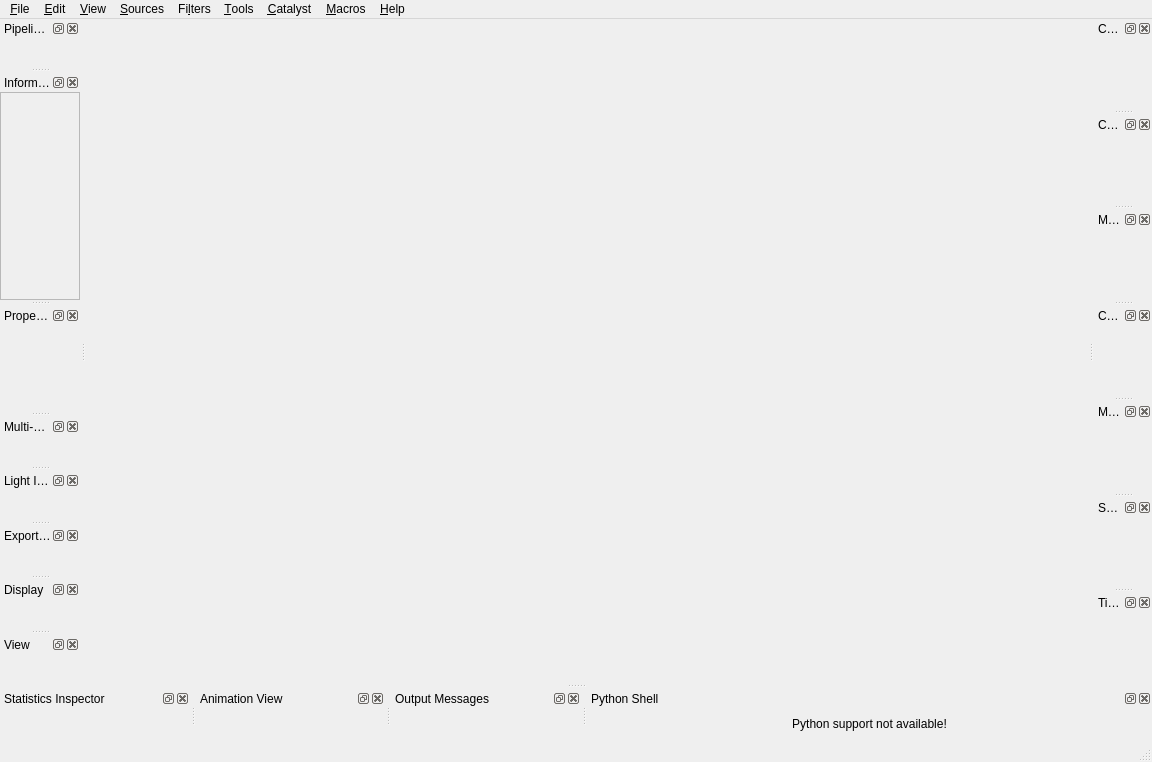
<?xml version="1.0" encoding="UTF-8"?>
<ui version="4.0">
 <class>pqClientMainWindow</class>
 <widget class="QMainWindow" name="pqClientMainWindow">
  <property name="geometry">
   <rect>
    <x>0</x>
    <y>0</y>
    <width>1152</width>
    <height>762</height>
   </rect>
  </property>
  <property name="acceptDrops">
   <bool>true</bool>
  </property>
  <property name="windowTitle">
   <string>MainWindow</string>
  </property>
  <property name="windowIcon">
   <iconset resource="../../Qt/Components/Resources/pqComponents.qrc">
    <normaloff>:/pqWidgets/Icons/pvIcon512.png</normaloff>:/pqWidgets/Icons/pvIcon512.png</iconset>
  </property>
  <widget class="QWidget" name="centralwidget">
   <layout class="QGridLayout" name="gridLayout">
    <property name="leftMargin">
     <number>0</number>
    </property>
    <property name="topMargin">
     <number>0</number>
    </property>
    <property name="rightMargin">
     <number>0</number>
    </property>
    <property name="bottomMargin">
     <number>0</number>
    </property>
    <item row="0" column="0">
     <widget class="pqTabbedMultiViewWidget" name="MultiViewWidget" native="true"/>
    </item>
   </layout>
  </widget>
  <widget class="QMenuBar" name="menubar">
   <property name="geometry">
    <rect>
     <x>0</x>
     <y>0</y>
     <width>1152</width>
     <height>25</height>
    </rect>
   </property>
   <widget class="QMenu" name="menu_File">
    <property name="title">
     <string>&amp;File</string>
    </property>
   </widget>
   <widget class="QMenu" name="menuSources">
    <property name="title">
     <string>&amp;Sources</string>
    </property>
   </widget>
   <widget class="QMenu" name="menuFilters">
    <property name="title">
     <string>Fi&amp;lters</string>
    </property>
   </widget>
   <widget class="QMenu" name="menu_Edit">
    <property name="title">
     <string>&amp;Edit</string>
    </property>
   </widget>
   <widget class="QMenu" name="menu_View">
    <property name="title">
     <string>&amp;View</string>
    </property>
   </widget>
   <widget class="QMenu" name="menuTools">
    <property name="title">
     <string>&amp;Tools</string>
    </property>
   </widget>
   <widget class="QMenu" name="menu_Help">
    <property name="title">
     <string>&amp;Help</string>
    </property>
   </widget>
   <widget class="QMenu" name="menu_Macros">
    <property name="title">
     <string>&amp;Macros</string>
    </property>
   </widget>
   <widget class="QMenu" name="menu_Catalyst">
    <property name="title">
     <string>&amp;Catalyst</string>
    </property>
   </widget>
   <addaction name="menu_File"/>
   <addaction name="menu_Edit"/>
   <addaction name="menu_View"/>
   <addaction name="menuSources"/>
   <addaction name="menuFilters"/>
   <addaction name="menuTools"/>
   <addaction name="menu_Catalyst"/>
   <addaction name="menu_Macros"/>
   <addaction name="menu_Help"/>
  </widget>
  <widget class="pqStatusBar" name="statusbar"/>
  <widget class="QDockWidget" name="pipelineBrowserDock">
   <property name="allowedAreas">
    <set>Qt::LeftDockWidgetArea|Qt::RightDockWidgetArea</set>
   </property>
   <property name="windowTitle">
    <string>Pipeline Browser</string>
   </property>
   <attribute name="dockWidgetArea">
    <number>1</number>
   </attribute>
   <widget class="pqPipelineBrowserWidget" name="pipelineBrowser">
    <property name="contextMenuPolicy">
     <enum>Qt::DefaultContextMenu</enum>
    </property>
   </widget>
  </widget>
  <widget class="QDockWidget" name="statisticsDock">
   <property name="allowedAreas">
    <set>Qt::BottomDockWidgetArea|Qt::LeftDockWidgetArea|Qt::RightDockWidgetArea</set>
   </property>
   <property name="windowTitle">
    <string>Statistics Inspector</string>
   </property>
   <attribute name="dockWidgetArea">
    <number>8</number>
   </attribute>
   <widget class="pqDataInformationWidget" name="statisticsView"/>
  </widget>
  <widget class="QDockWidget" name="animationViewDock">
   <property name="windowTitle">
    <string>Animation View</string>
   </property>
   <attribute name="dockWidgetArea">
    <number>8</number>
   </attribute>
   <widget class="pqPVAnimationWidget" name="animationView"/>
  </widget>
  <widget class="QDockWidget" name="comparativePanelDock">
   <property name="allowedAreas">
    <set>Qt::LeftDockWidgetArea|Qt::RightDockWidgetArea</set>
   </property>
   <property name="windowTitle">
    <string>Comparative View Inspector</string>
   </property>
   <attribute name="dockWidgetArea">
    <number>2</number>
   </attribute>
   <widget class="pqComparativeVisPanel" name="comparativeVisPanel"/>
  </widget>
  <widget class="QDockWidget" name="collaborationPanelDock">
   <property name="allowedAreas">
    <set>Qt::LeftDockWidgetArea|Qt::RightDockWidgetArea</set>
   </property>
   <property name="windowTitle">
    <string>Collaboration Panel</string>
   </property>
   <attribute name="dockWidgetArea">
    <number>2</number>
   </attribute>
   <widget class="pqCollaborationPanel" name="collaborationPanel"/>
  </widget>
  <widget class="QDockWidget" name="informationDock">
   <property name="allowedAreas">
    <set>Qt::LeftDockWidgetArea|Qt::RightDockWidgetArea</set>
   </property>
   <property name="windowTitle">
    <string>Information</string>
   </property>
   <attribute name="dockWidgetArea">
    <number>1</number>
   </attribute>
   <widget class="QWidget" name="informationWidgetFrame">
    <layout class="QVBoxLayout" name="verticalLayout_2">
     <property name="spacing">
      <number>0</number>
     </property>
     <property name="leftMargin">
      <number>0</number>
     </property>
     <property name="topMargin">
      <number>0</number>
     </property>
     <property name="rightMargin">
      <number>0</number>
     </property>
     <property name="bottomMargin">
      <number>0</number>
     </property>
     <item>
      <widget class="QScrollArea" name="informationScrollArea">
       <property name="widgetResizable">
        <bool>true</bool>
       </property>
       <widget class="pqProxyInformationWidget" name="informationWidget">
        <property name="geometry">
         <rect>
          <x>0</x>
          <y>0</y>
          <width>78</width>
          <height>154</height>
         </rect>
        </property>
       </widget>
      </widget>
     </item>
    </layout>
   </widget>
  </widget>
  <widget class="QDockWidget" name="memoryInspectorDock">
   <property name="allowedAreas">
    <set>Qt::LeftDockWidgetArea|Qt::RightDockWidgetArea</set>
   </property>
   <property name="windowTitle">
    <string>Memory Inspector</string>
   </property>
   <attribute name="dockWidgetArea">
    <number>2</number>
   </attribute>
   <widget class="pqMemoryInspectorPanel" name="dockWidgetContents"/>
  </widget>
  <widget class="QDockWidget" name="propertiesDock">
   <property name="minimumSize">
    <size>
     <width>80</width>
     <height>41</height>
    </size>
   </property>
   <property name="allowedAreas">
    <set>Qt::LeftDockWidgetArea|Qt::RightDockWidgetArea</set>
   </property>
   <property name="windowTitle">
    <string>Properties</string>
   </property>
   <attribute name="dockWidgetArea">
    <number>1</number>
   </attribute>
   <widget class="pqPropertiesPanel" name="propertiesPanel"/>
  </widget>
  <widget class="QDockWidget" name="multiBlockInspectorDock">
   <property name="allowedAreas">
    <set>Qt::LeftDockWidgetArea|Qt::RightDockWidgetArea</set>
   </property>
   <property name="windowTitle">
    <string>Multi-block Inspector</string>
   </property>
   <attribute name="dockWidgetArea">
    <number>1</number>
   </attribute>
   <widget class="pqMultiBlockInspectorWidget" name="multiBlockInspectorPanel"/>
  </widget>
  <widget class="QDockWidget" name="lightInspectorDock">
   <property name="allowedAreas">
    <set>Qt::LeftDockWidgetArea|Qt::RightDockWidgetArea</set>
   </property>
   <property name="windowTitle">
    <string>Light Inspector</string>
   </property>
   <attribute name="dockWidgetArea">
    <number>1</number>
   </attribute>
   <widget class="pqLightsInspector" name="lightInspectorPanel"/>
  </widget>
  <widget class="QDockWidget" name="catalystInspectorDock">
   <property name="allowedAreas">
    <set>Qt::LeftDockWidgetArea|Qt::RightDockWidgetArea</set>
   </property>
   <property name="windowTitle">
    <string>Export Inspector</string>
   </property>
   <attribute name="dockWidgetArea">
    <number>1</number>
   </attribute>
  </widget>
  <widget class="QDockWidget" name="colorMapEditorDock">
   <property name="allowedAreas">
    <set>Qt::LeftDockWidgetArea|Qt::RightDockWidgetArea</set>
   </property>
   <property name="windowTitle">
    <string>Color Map Editor</string>
   </property>
   <attribute name="dockWidgetArea">
    <number>2</number>
   </attribute>
   <widget class="pqColorMapEditor" name="colorMapEditorPanel"/>
  </widget>
  <widget class="QDockWidget" name="materialEditorDock">
   <property name="allowedAreas">
    <set>Qt::LeftDockWidgetArea|Qt::RightDockWidgetArea</set>
   </property>
   <property name="windowTitle">
    <string>Material Editor</string>
   </property>
   <attribute name="dockWidgetArea">
    <number>2</number>
   </attribute>
   <widget class="pqMaterialEditor" name="materialEditorPanel"/>
  </widget>
  <widget class="QDockWidget" name="selectionDisplayDock">
   <property name="sizePolicy">
    <sizepolicy hsizetype="Minimum" vsizetype="Minimum">
     <horstretch>0</horstretch>
     <verstretch>0</verstretch>
    </sizepolicy>
   </property>
   <property name="allowedAreas">
    <set>Qt::LeftDockWidgetArea|Qt::RightDockWidgetArea</set>
   </property>
   <property name="windowTitle">
    <string>Selection Display Inspector</string>
   </property>
   <attribute name="dockWidgetArea">
    <number>2</number>
   </attribute>
   <widget class="pqFindDataSelectionDisplayFrame" name="selectionDisplayWidget">
    <property name="useVerticalLayout" stdset="0">
     <bool>true</bool>
    </property>
   </widget>
  </widget>
  <widget class="QDockWidget" name="displayPropertiesDock">
   <property name="allowedAreas">
    <set>Qt::LeftDockWidgetArea|Qt::RightDockWidgetArea</set>
   </property>
   <property name="windowTitle">
    <string>Display</string>
   </property>
   <attribute name="dockWidgetArea">
    <number>1</number>
   </attribute>
   <widget class="pqPropertiesPanel" name="displayPropertiesPanel">
    <property name="panelMode" stdset="0">
     <number>2</number>
    </property>
   </widget>
  </widget>
  <widget class="QDockWidget" name="viewPropertiesDock">
   <property name="allowedAreas">
    <set>Qt::LeftDockWidgetArea|Qt::RightDockWidgetArea</set>
   </property>
   <property name="windowTitle">
    <string>View</string>
   </property>
   <attribute name="dockWidgetArea">
    <number>1</number>
   </attribute>
   <widget class="pqPropertiesPanel" name="viewPropertiesPanel">
    <property name="panelMode" stdset="0">
     <number>4</number>
    </property>
   </widget>
  </widget>
  <widget class="QDockWidget" name="timeInspectorDock">
   <property name="allowedAreas">
    <set>Qt::AllDockWidgetAreas</set>
   </property>
   <property name="windowTitle">
    <string>Time Inspector</string>
   </property>
   <attribute name="dockWidgetArea">
    <number>2</number>
   </attribute>
   <widget class="pqTimeInspectorWidget" name="timeInspectorPanel"/>
  </widget>
  <widget class="QDockWidget" name="outputWidgetDock">
   <property name="floating">
    <bool>false</bool>
   </property>
   <property name="windowTitle">
    <string>Output Messages</string>
   </property>
   <attribute name="dockWidgetArea">
    <number>8</number>
   </attribute>
   <widget class="pqOutputWidget" name="outputWidget">
    <property name="settingsKey" stdset="0">
     <string>OutputMessages</string>
    </property>
   </widget>
  </widget>
  <widget class="QDockWidget" name="pythonShellDock">
   <property name="sizePolicy">
    <sizepolicy hsizetype="Preferred" vsizetype="MinimumExpanding">
     <horstretch>0</horstretch>
     <verstretch>0</verstretch>
    </sizepolicy>
   </property>
   <property name="floating">
    <bool>false</bool>
   </property>
   <property name="windowTitle">
    <string>Python Shell</string>
   </property>
   <attribute name="dockWidgetArea">
    <number>8</number>
   </attribute>
   <widget class="QWidget" name="pythonShellDummy">
    <property name="sizePolicy">
     <sizepolicy hsizetype="MinimumExpanding" vsizetype="MinimumExpanding">
      <horstretch>0</horstretch>
      <verstretch>0</verstretch>
     </sizepolicy>
    </property>
    <layout class="QHBoxLayout" name="horizontalLayout">
     <item>
      <widget class="QLabel" name="label">
       <property name="text">
        <string>Python support not available!</string>
       </property>
       <property name="alignment">
        <set>Qt::AlignCenter</set>
       </property>
      </widget>
     </item>
    </layout>
   </widget>
  </widget>
 </widget>
 <customwidgets>
  <customwidget>
   <class>pqPipelineBrowserWidget</class>
   <extends>QWidget</extends>
   <header>pqPipelineBrowserWidget.h</header>
   <container>1</container>
  </customwidget>
  <customwidget>
   <class>pqTabbedMultiViewWidget</class>
   <extends>QWidget</extends>
   <header>pqTabbedMultiViewWidget.h</header>
   <container>1</container>
  </customwidget>
  <customwidget>
   <class>pqPVAnimationWidget</class>
   <extends>QWidget</extends>
   <header>pqPVAnimationWidget.h</header>
   <container>1</container>
  </customwidget>
  <customwidget>
   <class>pqDataInformationWidget</class>
   <extends>QWidget</extends>
   <header>pqDataInformationWidget.h</header>
   <container>1</container>
  </customwidget>
  <customwidget>
   <class>pqStatusBar</class>
   <extends>QStatusBar</extends>
   <header>pqStatusBar.h</header>
  </customwidget>
  <customwidget>
   <class>pqComparativeVisPanel</class>
   <extends>QWidget</extends>
   <header>pqComparativeVisPanel.h</header>
   <container>1</container>
  </customwidget>
  <customwidget>
   <class>pqCollaborationPanel</class>
   <extends>QWidget</extends>
   <header>pqCollaborationPanel.h</header>
   <container>1</container>
  </customwidget>
  <customwidget>
   <class>pqProxyInformationWidget</class>
   <extends>QWidget</extends>
   <header>pqProxyInformationWidget.h</header>
   <container>1</container>
  </customwidget>
  <customwidget>
   <class>pqMemoryInspectorPanel</class>
   <extends>QWidget</extends>
   <header>pqMemoryInspectorPanel.h</header>
   <container>1</container>
  </customwidget>
  <customwidget>
   <class>pqPropertiesPanel</class>
   <extends>QWidget</extends>
   <header>pqPropertiesPanel.h</header>
   <container>1</container>
  </customwidget>
  <customwidget>
   <class>pqColorMapEditor</class>
   <extends>QWidget</extends>
   <header>pqColorMapEditor.h</header>
   <container>1</container>
  </customwidget>
  <customwidget>
   <class>pqFindDataSelectionDisplayFrame</class>
   <extends>QWidget</extends>
   <header>pqFindDataSelectionDisplayFrame.h</header>
   <container>1</container>
  </customwidget>
  <customwidget>
   <class>pqTimeInspectorWidget</class>
   <extends>QWidget</extends>
   <header>pqTimeInspectorWidget.h</header>
   <container>1</container>
  </customwidget>
  <customwidget>
   <class>pqOutputWidget</class>
   <extends>QWidget</extends>
   <header>pqOutputWidget.h</header>
   <container>1</container>
  </customwidget>
  <customwidget>
   <class>pqMaterialEditor</class>
   <extends>QWidget</extends>
   <header>pqMaterialEditor.h</header>
   <container>1</container>
  </customwidget>
  <customwidget>
   <class>pqMultiBlockInspectorWidget</class>
   <extends>QWidget</extends>
   <header>pqMultiBlockInspectorWidget.h</header>
   <container>1</container>
  </customwidget>
  <customwidget>
   <class>pqLightsInspector</class>
   <extends>QWidget</extends>
   <header>pqLightsInspector.h</header>
   <container>1</container>
  </customwidget>
  <customwidget>
   <class>pqExportInspector</class>
   <extends>QWidget</extends>
   <header>pqExportInspector.h</header>
   <container>1</container>
  </customwidget>
 </customwidgets>
 <resources>
  <include location="../../Qt/Components/Resources/pqComponents.qrc"/>
 </resources>
 <connections/>
</ui>
